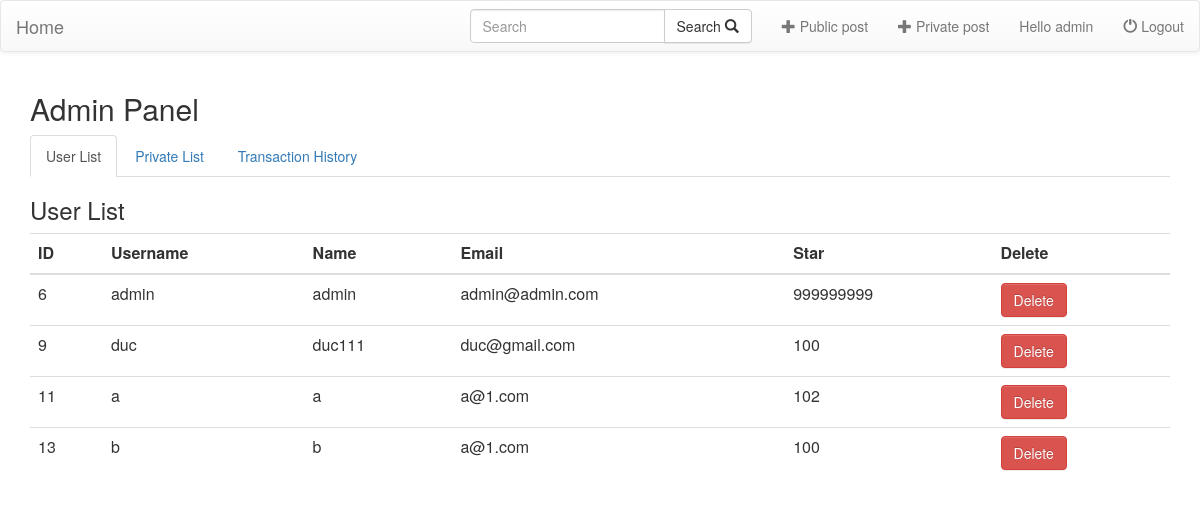
The page /users/admin.php (signed in) on the database its author committed.
### tables this page shows
CREATE TABLE `users` (
  `id` int(11) NOT NULL,
  `username` varchar(40) NOT NULL,
  `firstname` varchar(40) NOT NULL,
  `password` varchar(40) NOT NULL,
  `emailid` varchar(40) NOT NULL,
  `createdon` timestamp NOT NULL DEFAULT current_timestamp() ON UPDATE current_timestamp(),
  `usertype` varchar(50) NOT NULL DEFAULT 'normal',
  `star` double NOT NULL DEFAULT 100
);

### include/url_users.php (called while the page is built, shortened)
<?php
$posts_url='../posts/posts.php';
$logout_url='logout.php';
$search_url='../posts/search.php';
include("../include/navbar.php");
include("../include/bootstrap_cdn.php");
?>

### users/userlist.php (the view, shortened to what this page needs)
<?php
$query="SELECT * FROM users ";
$result=mysqli_query($conn , $query );
echo "
<table class='table'>
    <tr>
      <th>ID</th>
      <th>Username</th>
      <th>Name</th>
      <th>Email</th>
      <th>Star</th>
      <th>Delete</th>
    </tr>
<tbody>
";
if($result) {
	if(mysqli_num_rows($result)>0) {
		while($row=mysqli_fetch_assoc($result)) {
      echo "<tr>";
        echo "<td>".$row['id']."</td>";
        echo "<td>".$row['username']."</td>";
        echo "<td>".$row['firstname']."</td>";
        echo "<td>".$row['emailid']."</td>";
        echo "<td>".$row['star']."</td>";
        $delete_user_link='../include/delete_user.php?username='.$row['username'];
        echo "<td><a href=$delete_user_link ><button type=\"button\" class=\"btn btn-danger\">Delete</button></a></td>";
      echo "</tr>";
    }
    echo "
    </tbody>
  </table>
   ";
  }
} else {
	echo "failed";
}
?>

### include/navbar.php (shortened to what this page needs)
<nav class="navbar navbar-default">
  <div class="container-fluid">
    <div class="navbar-header">
      <a class="navbar-brand" href= <?php echo "$posts_url" ?> >Home</a>
    </div>
      <ul class="nav navbar-nav navbar-right">
      <form class="navbar-form pull-left" role="search" action=<?php echo $search_url; ?> method="post">
            <div class="input-group">
               <input type="text" class="form-control" placeholder="Search" name="q">
               <div class="input-group-btn">
                  <button type="submit" class="btn btn-default" name="submit">Search
                    <span class="glyphicon glyphicon-search"></span>
                  </button>
               </div>
            </div>
          </form>
       <?php
            if(!isset($_SESSION['username'])) {
                include("loginform.php");
              }
            else {
                include("userdetail.php");
              }
       ?>
      </ul>
    </div>
</nav>

### include/userdetail.php
<?php
$username=$_SESSION['username'];
?>
<ul class="nav navbar-nav">
		 <li>
			<a href="../posts/newpost.php" >
		 		<span class="glyphicon glyphicon glyphicon-plus" aria-hidden="true"></span> Public post
			</a>
		 </li>
		<li>
			<a href="../posts/new_private_post.php" >
		 		<span class="glyphicon glyphicon glyphicon-plus" aria-hidden="true"></span> Private post
			</a>
		</li>
        <li>
        	<a href=<?php  echo "/blog/users/profile.php?user=".$username; ?> >
        		Hello <?php echo "$username" ?>
        	</a>
        </li>
        <li>
        	<a href=<?php echo $logout_url ?> >
        		<span class="glyphicon glyphicon glyphicon-off" aria-hidden="true"></span> Logout
			</a>
        </li>
 </ul>

### include/bootstrap_cdn.php (shortened to what this page needs)
<html>
<head>
<link rel="stylesheet" href="https://maxcdn.bootstrapcdn.com/bootstrap/3.3.5/css/bootstrap.min.css">
<link rel="stylesheet" href="https://maxcdn.bootstrapcdn.com/bootstrap/3.3.5/css/bootstrap-theme.min.css">
</head>
</html>

### users/admin.php (shortened to what this page needs)
<?php
include("../include/url_users.php");
?>
<!DOCTYPE html>
<html lang="en">
<head>
  <link rel="stylesheet" href="http://maxcdn.bootstrapcdn.com/bootstrap/3.3.5/css/bootstrap.min.css">
</head>
<body>
<div class="container">
  <h2>Admin Panel</h2>
  <ul class="nav nav-tabs">
    <li class="active"><a data-toggle="tab" href="#user">User List</a></li>
    <li><a data-toggle="tab" href="#posts">Private List</a></li>
    <li><a data-toggle="tab" href="#history">Transaction History</a></li>
  </ul>
  <div class="tab-content">
    <div id="user" class="tab-pane fade in active">
      <h3>User List</h3>
      <?php
         include("userlist.php");
      ?>
    </div>
  </div>
</div>
</body>
</html>

### rows shown on the page
users: id "6", username "admin", firstname "admin", emailid "admin@admin.com", star "999999999"
users: id "9", username "duc", firstname "duc111", emailid "duc@gmail.com", star "100"
users: id "11", username "a", firstname "a", emailid "a@1.com", star "102"
users: id "13", username "b", firstname "b", emailid "a@1.com", star "100"

### other values the page prints
$username "admin"
